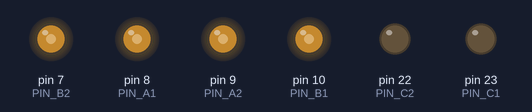
A sketch run on a simulated Arduino Mega 2560, built with avr-gcc and run on an emulated ATmega2560. Shown: output pins drawn as LEDs (lit = HIGH).

Above: at 0.1 s.
Timing chart, 0 to 1.6 s (numbered marks = the images above):
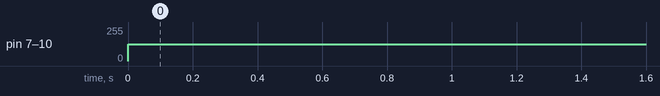

The sketch:

dc_motor_trio.ino
```cpp
#include <EEPROM.h>

#define EEPROM_COEF_ADDR 8
#define EEPROM_CHASIS_ADDR 108

#define OK 0
#define ERROR 1
#define DEFAULT_SPIN_PWM 150
#define DEFAULT_SPIN_DUR 1000

//Motor A
#define PIN_A1 8
#define PIN_A2 9

//Motor B
#define PIN_B1 10
#define PIN_B2 7

//Motor С
#define PIN_C1 23
#define PIN_C2 22

#if 0
static char in_char = -1;
static char c_buff[256] = {0};
static int c_top  = 0;

enum MOTOR {MOTOR_A=0, MOTOR_B, MOTOR_C};
enum DIRECTION {DIR_F=0, DIR_B};
enum CMD {CMD_SET=0, CMD_GET};

typedef struct motor_coef_data_s {
	double a_f;
	double a_b;
	double b_f;
	double b_b;
	double c_f;
	double c_b;
} Coef_s;

typedef union {
	Coef_s fields;
	byte bytes[sizeof(Coef_s)];
} Coef_t;

enum ChasisState {
	STATE_IDLE = 0,
	STATE_SPINNING,
	STATE_PAUSE,
	STATE_ERROR,
	STATE_NUM
};

enum SpinDir {
	SPIN_RIGHT = 0,
	SPIN_LEFT
};

typedef struct chasis_s {
	int spin_dir;
	int spin_dur;
	int spin_pwm;
	ChasisState state;
} Chasis_s;

typedef union {
	Chasis_s fields;
	byte bytes[sizeof(Chasis_s)];
} Chasis_t;

static Chasis_t mChasis = {0};
static Coef_t mCoefs = {0};

void load_chasis(Chasis_t *chasis)
{
	int i;
	for (i = 0; i < sizeof(Chasis_t); i++)
	{
		chasis->bytes[i] = EEPROM.read(EEPROM_CHASIS_ADDR + i);
	}
	Serial.println("Chasis loaded");
	Serial.println("---------------------------");
	Serial.print("spin dir : "); Serial.println(chasis->fields.spin_dir);
	Serial.print("spin dur : "); Serial.println(chasis->fields.spin_dur);
	Serial.print("spin pwm : "); Serial.println(chasis->fields.spin_pwm);
	Serial.print("state : "); Serial.println(chasis->fields.state);
	Serial.println("---------------------------");
}

void save_chasis(Chasis_t *chasis)
{
	int i;
	for (i = 0; i < sizeof(Chasis_t); i++)
	{
		EEPROM.write(EEPROM_CHASIS_ADDR + i, chasis->bytes[i]);
	}
	Serial.println("Chasis saved");
}

void reset_chasis(Chasis_t *chasis)
{
	chasis->fields.spin_dir = SPIN_RIGHT;
	chasis->fields.spin_dur = DEFAULT_SPIN_DUR;
	chasis->fields.spin_pwm = DEFAULT_SPIN_PWM;
	chasis->fields.state = STATE_IDLE;
	Serial.println("Chasis reset");
}

void load_coef(Coef_t *coef)
{
	int i;
	for (i = 0; i < sizeof(Coef_t); i++)
	{
		coef->bytes[i] = EEPROM.read(EEPROM_COEF_ADDR + i);
	}
	Serial.println("Coef loaded");
	Serial.println("--------------------------------------");
	Serial.print("A foward : "); Serial.println(coef->fields.a_f);
	Serial.print("B foward : "); Serial.println(coef->fields.b_f);
	Serial.print("C foward : "); Serial.println(coef->fields.c_f);
	Serial.print("A backward : "); Serial.println(coef->fields.a_b);
	Serial.print("B backward : "); Serial.println(coef->fields.b_b);
	Serial.print("C backward : "); Serial.println(coef->fields.c_b);
	Serial.println("--------------------------------------");
}

void save_coef(Coef_t *coef)
{
	int i;
	for (i = 0; i < sizeof(Coef_t); i++)
	{
		EEPROM.write(EEPROM_COEF_ADDR + i, coef->bytes[i]);
	}
	Serial.println("Coef saved");
}

void reset_coef(Coef_t *coef)
{
	coef->fields.a_f = 1.0;
	coef->fields.a_b = 1.0;
	coef->fields.b_f = 1.0;
	coef->fields.b_b = 1.0;
	coef->fields.c_f = 1.0;
	coef->fields.c_b = 1.0;
	Serial.println("Coef reset");
}

void coef_set(Coef_s *coef, MOTOR motor, DIRECTION dir, double value)
{
	if (dir == DIR_F)
	{
		if (motor == MOTOR_A)
			coef->a_f = value;
		else if (motor == MOTOR_B)
			coef->b_f = value;
		else
			coef->c_f = value;
	}
	else
	{
		if (motor == MOTOR_A)
			coef->a_b = value;
		else if (motor == MOTOR_B)
			coef->b_b = value;
		else
			coef->c_b = value;
	}
}

void coef_get(Coef_s *coef, MOTOR motor, DIRECTION dir, double *value)
{
	if (dir == DIR_F)
	{
		if (motor == MOTOR_A)
			*value = coef->a_f;
		else if (motor == MOTOR_B)
			*value = coef->b_f;
		else
			*value = coef->c_f;
	}
	else
	{
		if (motor == MOTOR_A)
			*value = coef->a_b;
		else if (motor == MOTOR_B)
			*value = coef->b_b;
		else
			*value = coef->c_b;
	}
}

void c_clear(void)
{
	memset(c_buff, 0x0, 256);
	c_top = 0;
}

void setup()
{
	Serial.begin (9600);
	pinMode (PIN_A1, OUTPUT);
	pinMode (PIN_A2, OUTPUT);
	pinMode (PIN_B1, OUTPUT);
	pinMode (PIN_B2, OUTPUT);
	pinMode (PIN_C1, OUTPUT);
	pinMode (PIN_C2, OUTPUT);

	mChasis.fields.spin_dur = DEFAULT_SPIN_DUR;
	mChasis.fields.spin_pwm = DEFAULT_SPIN_PWM;
	mChasis.fields.state = STATE_IDLE;

	load_coef(&mCoefs);
	load_chasis(&mChasis);
	c_clear();
}

void help(void)
{
	//TODO redesign
	Serial.println("\tset|get|save|reset [a|b|c] [f|b] [value (0..255)]");
	Serial.println("\tspin right|left");
}

int transition_to_spin(Chasis_s *chasis, Coef_s *coef)
{
	if (chasis->state != STATE_IDLE)
		return ERROR;

	if (chasis->spin_dir == SPIN_RIGHT)
	{
		spinClockwise(chasis->spin_pwm, coef);
	}
	else if (chasis->spin_dir == SPIN_LEFT)
	{
		spinAntiClockwise(chasis->spin_pwm, coef);
	}
	else
	{
		chasis->state = STATE_ERROR;
		return ERROR;
	}

	chasis->state = STATE_SPINNING;
	return OK;
}

void c_process(void)
{
	//TODO redesign
	char *delim = " ";
	char *cmd_tok, *motor_tok, *dir_tok, *value_tok, *spin_dir_tok;
	MOTOR motor;
	DIRECTION dir;
	CMD cmd;
	double value;

	cmd_tok = strtok(c_buff, delim);
	if (cmd_tok == NULL)
		goto exit;

	if (strcmp(cmd_tok, "save") == 0)
	{
		save_coef(&mCoefs);
		goto exit;
	}
	else if (strcmp(cmd_tok, "reset") == 0)
	{
		reset_coef(&mCoefs);
		goto exit;
	}
	else if (strcmp(cmd_tok, "spin") == 0)
	{
		spin_dir_tok = strtok(NULL, delim);
		if (strcmp(spin_dir_tok, "right") == 0)
			mChasis.fields.spin_dir = SPIN_RIGHT;
		else if (strcmp(spin_dir_tok, "left") == 0)
			mChasis.fields.spin_dir = SPIN_LEFT;

		if (OK != transition_to_spin(&(mChasis.fields), &(mCoefs.fields)))
			goto error;
		else
			goto exit;
	}

	motor_tok = strtok(NULL, delim);
	if (motor_tok == NULL)
		goto help;

	if (strcmp(motor_tok, "a") == 0)
	{
		motor = MOTOR_A;
	}
	else if (strcmp(motor_tok, "b") == 0)
	{
		motor = MOTOR_B;
	}
	else if (strcmp(motor_tok, "c") == 0)
	{
		motor = MOTOR_C;
	}
	else
		goto help;

	dir_tok = strtok(NULL, delim);
	if (dir_tok == NULL)
		goto help;

	if (strcmp(dir_tok, "f") == 0)
	{
		dir = DIR_F;
	}
	else if (strcmp(dir_tok, "b") == 0)
	{
		dir = DIR_B;
	}
	else
		goto help;

	if (strcmp(cmd_tok, "set") == 0)
	{
		value_tok = strtok(NULL, delim);
		if (value_tok == NULL)
			goto help;

		value = (double)(atoi(value_tok)) / 255.0;
		coef_set(&(mCoefs.fields), motor, dir, value);
		goto exit;
	}
	else if (strcmp(cmd_tok, "get") == 0)
	{
		coef_get(&(mCoefs.fields), motor, dir, &value);
		Serial.print("value : "); Serial.println(value);
		goto exit;
	}
	else
		goto help;

help:
	help();
error:
	Serial.println("Error");
exit:
	c_clear();
}

void c_push(char c)
{
	c_buff[c_top] = c;
	c_top = (c_top + 1) % 256;
}

void loop()
{
	if (Serial.available() > 0)
	{
		in_char = Serial.read();
		if (in_char != 13)
		{
			c_push(in_char);
			Serial.write(in_char);
		}
		else
		{
			c_process();
			Serial.write("\r\na:>");
		}
	}
}

void motorAforward(int pwm)
{
	analogWrite (PIN_A1, LOW);
	analogWrite (PIN_A2, pwm);
}

void motorBforward(int pwm)
{
	analogWrite (PIN_B1, LOW);
	analogWrite (PIN_B2, pwm);
}

void motorCforward(int pwm)
{
	analogWrite (PIN_C1, LOW);
	analogWrite (PIN_C2, pwm);
}

void motorAbackward(int pwm)
{
	analogWrite (PIN_A1, pwm);
	analogWrite (PIN_A2, LOW);
}

void motorBbackward(int pwm)
{
	analogWrite (PIN_B1, pwm);
	analogWrite (PIN_B2, LOW);
}

void motorCbackward(int pwm)
{
	analogWrite (PIN_C1, pwm);
	analogWrite (PIN_C2, LOW);
}

void motorAstop()
{
	digitalWrite (PIN_A1, HIGH);
	digitalWrite (PIN_A2, HIGH);
}

void motorBstop()
{
	digitalWrite (PIN_B1, HIGH);
	digitalWrite (PIN_B2, HIGH);
}

void motorCstop()
{
	digitalWrite (PIN_C1, HIGH);
	digitalWrite (PIN_C2, HIGH);
}

void spinClockwise(int pwm, Coef_s *coef)
{
	motorAforward(pwm * coef->a_f);
	motorBforward(pwm * coef->b_f);
	motorCforward(pwm * coef->c_f);
}

void spinAntiClockwise(int pwm, Coef_s *coef)
{
	motorAbackward(pwm * coef->a_b);
	motorBbackward(pwm * coef->b_b);
	motorCbackward(pwm * coef->c_b);
}

void breakRobot(void)
{
	motorAstop();
	motorBstop();
	motorCstop();
}
#else

void setup()
{
	pinMode(PIN_A1, OUTPUT);
	pinMode(PIN_A2, OUTPUT);
	pinMode(PIN_B1, OUTPUT);
	pinMode(PIN_B2, OUTPUT);
	pinMode(PIN_C1, OUTPUT);
	pinMode(PIN_C2, OUTPUT);

	TCCR1A = _BV(COM1A1) | _BV(COM1B1) | _BV(WGM11) | _BV(WGM10);
	TCCR1B = _BV(CS10); // | _BV(WGM12) | _BV(WGM13) | _BV(CS10)

	TCCR0A = _BV(COM0A1) | _BV(COM0B1) | _BV(WGM01) | _BV(WGM00);
	TCCR0B = _BV(CS00); // | _BV(WGM02);

	TCCR2A = _BV(COM2A1) | _BV(COM2B1) | _BV(WGM21) | _BV(WGM20);
	TCCR2B = _BV(CS20); // | _BV(WGM22);
}

#if 1
void loop()
{
	analogWrite(PIN_A1, 127);
	analogWrite(PIN_A2, 127);
	analogWrite(PIN_B1, 127);
	analogWrite(PIN_B2, 127);
	analogWrite(PIN_C1, 127);
	analogWrite(PIN_C2, 127);
	delay(20000);
}
#else
void loop()
{
	OCR1A=400;
	OCR1B=50;
	OCR0A=200;
	OCR0B=400;
	OCR2A=200;
	OCR2B=400;
}
#endif
#endif
```

Measured:
- by itself, pin 7 (PIN_B2), pin 8 (PIN_A1), pin 9 (PIN_A2), pin 10 (PIN_B1): 0/255 → 127/255 at 0.00 s
